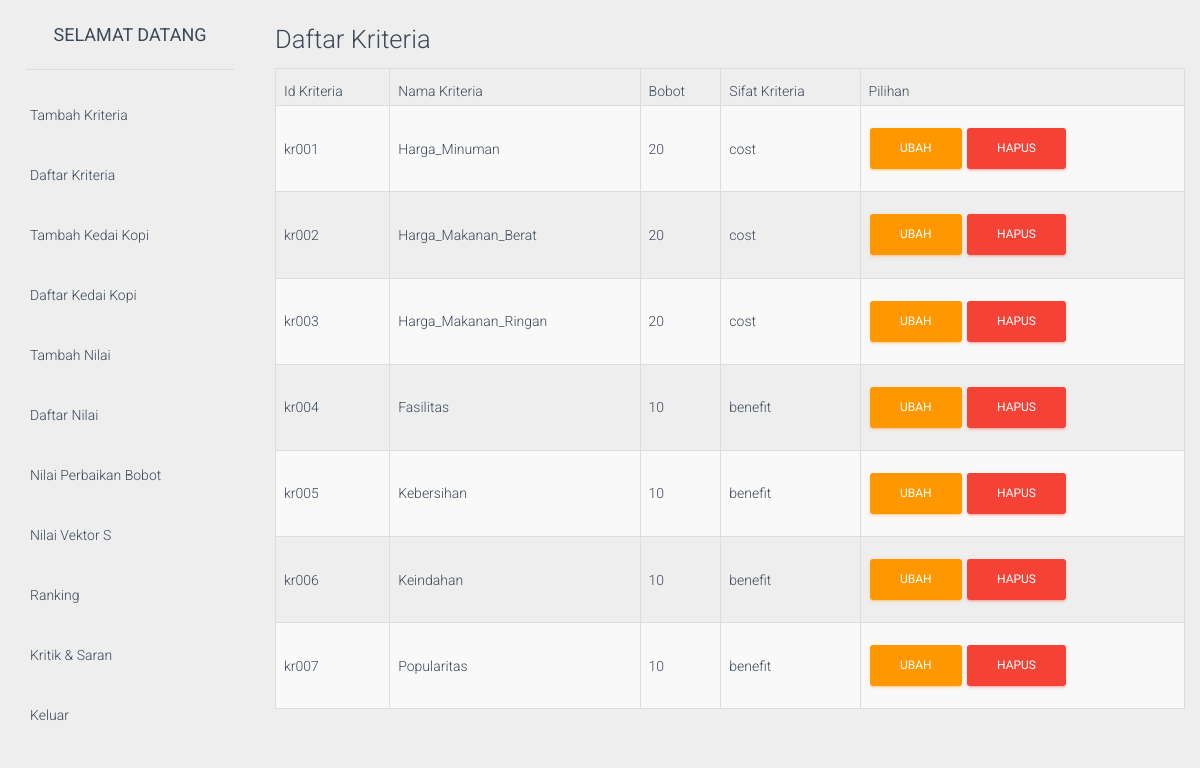
The app's page /login/dashboard/index.php?page=2 (signed in) with its own data.
### tables this page shows
CREATE TABLE `kriteria` (
  `id_kriteria` varchar(5) NOT NULL,
  `nama_kriteria` varchar(45) NOT NULL,
  `bobot` double NOT NULL,
  `sifat` varchar(15) NOT NULL
);

### login/dashboard/include/kriteria_list.php (the view)
<div class="box-header">
    <h3 class="box-title">Daftar Kriteria</h3>
</div>
<div class="table-responsive">
    <table class="table table-bordered table-striped">
        <thead>
            <tr>
                <th>Id Kriteria</th>
                <th>Nama Kriteria</th>
                <th>Bobot</th>
                <th>Sifat Kriteria</th>
                <th>Pilihan</th>
            </tr>
        </thead>
        <tbody>
            <?php
include ("../koneksi/koneksi.php");
$s=mysqli_query($conn, "select * from kriteria order by id_kriteria ASC");
while($d=mysqli_fetch_assoc($s)){
?>
            <tr>
                <td><?php echo $d['id_kriteria']; ?></td>
                <td><?php echo $d['nama_kriteria']; ?></td>
                <td><?php echo $d['bobot']; ?></td>
                <td><?php echo $d['sifat']; ?></td>
                <td>
                    <a href="?a=kriteria&k=ubahk&id=<?php echo $d['id_kriteria']; ?>" class="btn btn-warning">Ubah</a>
                    <a href="hapus.php?id=<?php echo $d['id_kriteria']; ?>" class="btn btn-danger">Hapus</a>
                </td>
            </tr>
            <?php
}
?>
        </tbody>
    </table>
</div>

### login/dashboard/index.php (shortened to what this page needs)
<?php
$role = "";
if ($_SESSION['role_user'] == 0) {
	$role = "Admin";
}
$getPage = $_GET['page'];
switch ($getPage) {
	case 2:
		$page 				= "include/kriteria_list.php";
		break;
}
?>
<!doctype html>
<html lang="en">
<head>
    <?php
        include "include/libs.php";
    ?>
</head>
<body>
    <div class="wrapper">
        <div class="sidebar" data-color="purple" data-image="../assets/img/sidebar-1.jpg">
            <div class="logo">
                <a href="" class="simple-text">
                    Selamat Datang
                </a>
            </div>
            <div class="sidebar-wrapper">
                <?php if($role == "Admin"){
                    echo '
                        <ul class="nav">
                            <li class="">
                                <a href="index.php?page=1">
                                    <p>Tambah Kriteria </p>
                                </a>
                            </li>
                            <li class="">
                                <a href="index.php?page=2">
                                    <p>Daftar Kriteria</p>
                                </a>
                            </li>
                            <li class="">
                                <a href="index.php?page=3">
                                    <p>Tambah Kedai Kopi</p>
                                </a>
                            </li>
                            <li class="">
                                <a href="index.php?page=4">
                                    <p>Daftar Kedai Kopi</p>
                                </a>
                            </li>
                            <li class="">
                                <a href="index.php?page=5">
                                    <p>Tambah Nilai</p>
                                </a>
                            </li>
                            <li class="">
                                <a href="index.php?page=6">
                                    <p>Daftar Nilai</p>
                                </a>
                            </li>
                            <li class="">
                                <a href="index.php?page=7">
                                    <p>Nilai Perbaikan Bobot</p>
                                </a>
                            </li>
                            <li class="">
                                <a href="index.php?page=8">
                                    <p>Nilai Vektor S</p>
                                </a>
                            </li>
                            <li class="">
                                <a href="index.php?page=9">
                                    <p>Ranking</p>
                                </a>
                            </li>
                            <li class="">
                                <a href="index.php?page=10">
                                    <p>Kritik & Saran</p>
                                </a>
                            </li>
                            <li>
                                <a href="../logout.php">
                                    <p>Keluar</p>
                                </a>
                            </li>
                        </ul>
                    ';
                }?>
            </div>
        </div>
        <div class="main-panel">
            <div class="content">
                <div class="container-fluid">
                    <?php
                    include $page;
                    ?>
                </div>
            </div>
        </div>
    </div>
</body>
</html>

### login/dashboard/include/libs.php (shortened to what this page needs)
<link href="../assets/css/bootstrap.min.css" rel="stylesheet" />
<link href="../assets/css/material-dashboard.css?v=1.2.0" rel="stylesheet" />
<link href="../assets/css/demo.css" rel="stylesheet" />
<link href="../assets/css/font-awesome.min.css" rel="stylesheet">

### records on screen
kriteria: id_kriteria "kr001", nama_kriteria "Harga_Minuman", bobot "20", sifat "cost"
kriteria: id_kriteria "kr002", nama_kriteria "Harga_Makanan_Berat", bobot "20", sifat "cost"
kriteria: id_kriteria "kr003", nama_kriteria "Harga_Makanan_Ringan", bobot "20", sifat "cost"
kriteria: id_kriteria "kr004", nama_kriteria "Fasilitas", bobot "10", sifat "benefit"
kriteria: id_kriteria "kr005", nama_kriteria "Kebersihan", bobot "10", sifat "benefit"
kriteria: id_kriteria "kr006", nama_kriteria "Keindahan", bobot "10", sifat "benefit"
kriteria: id_kriteria "kr007", nama_kriteria "Popularitas", bobot "10", sifat "benefit"
